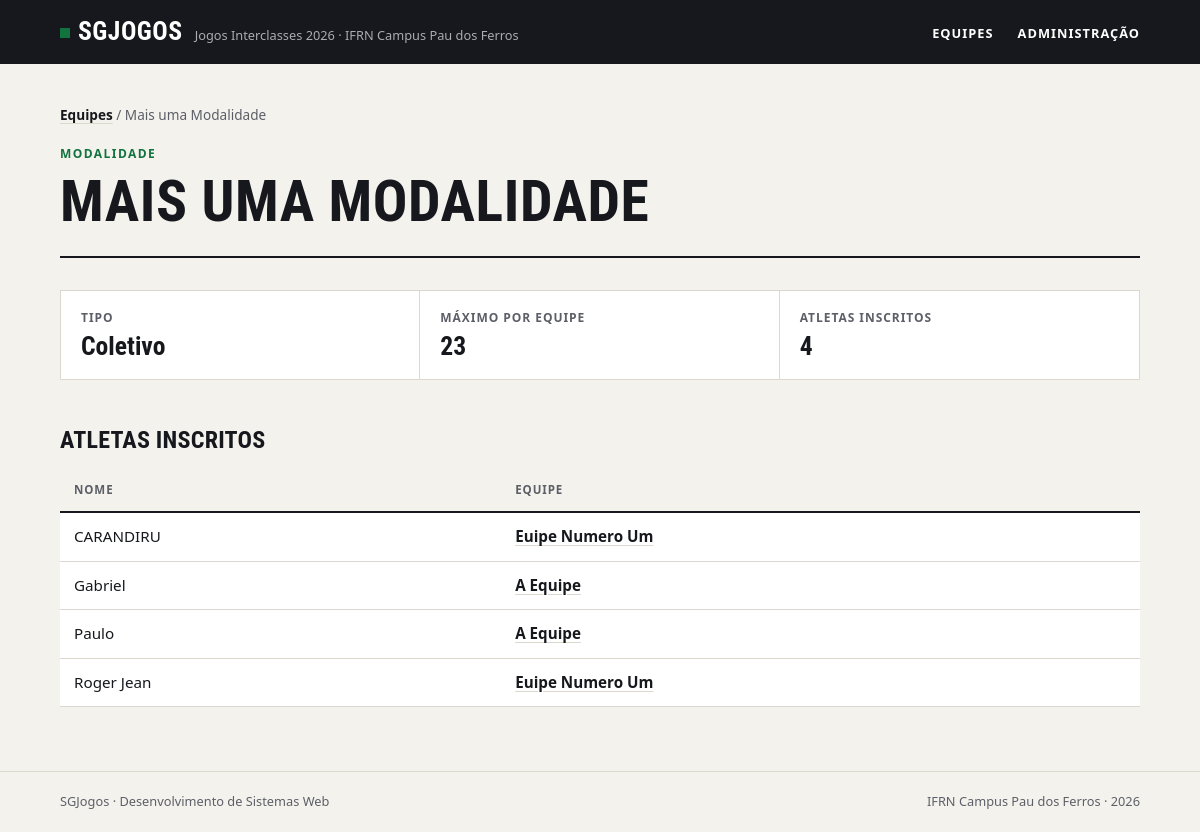
Screenshot of /modalidades/3/ with the database file from the repository.
### jogos/models.py (models this page shows, shortened)
class Modalidade(models.Model):
    nome = models.CharField(max_length=100, unique=True)
    tipo = models.CharField(choices=[("individual", "Individual"), ("coletivo", "Coletivo")], default="individual", max_length=20)
    max_atletas = models.PositiveIntegerField()
    class Meta:
        verbose_name = "modalidade"
        verbose_name_plural = "modalidades"
        ordering = ["nome"]

class Atleta(models.Model):
    nome = models.CharField(max_length=100)
    matricula = models.CharField(max_length=50, unique=True)
    data_nascimento = models.DateField()
    equipe = models.ForeignKey(
        Equipe,
        on_delete=models.PROTECT,
        related_name="atletas",
    )
    modalidades = models.ManyToManyField(
        Modalidade,
        related_name="atletas",
        blank=True,
    )
    class Meta:
        verbose_name = "atleta"
        verbose_name_plural = "atletas"
        ordering = ["nome"]

class Equipe(models.Model):
    nome = models.CharField(max_length=100, unique=True)
    curso = models.CharField(max_length=100)
    cor = models.CharField(max_length=100)
    criada_em = models.DateTimeField(auto_now_add=True)
    class Meta:
        verbose_name = "equipe"
        verbose_name_plural = "equipes"
        ordering = ["nome"]

### jogos/views.py (the view)
# urls.py: path("modalidades/<int:id>/", views.modalidade, name="modalidade"),
def modalidade(request, id):
    modalidade = get_object_or_404(
        Modalidade.objects.annotate(total_atletas=Count("atletas", distinct=True)),
        pk=id,
    )
    atletas = (
        Atleta.objects.filter(modalidades=modalidade)
        .select_related("equipe")
        .prefetch_related("modalidades")
        .distinct()
        .order_by("nome")
    )
    return render(request, "jogos/modalidade.html", {"modalidade": modalidade, "atletas": atletas})

### jogos/templates/jogos/modalidade.html (shortened to what this page needs)
{% extends "jogos/base.html" %}
{% block conteudo %}
<nav class="trilha"><a href="{% url 'jogos:index' %}">Equipes</a> / {{ modalidade.nome }}</nav>
<header class="topo">
    <span class="sobretitulo">Modalidade</span>
    <h1>{{ modalidade.nome }}</h1>
</header>
<dl class="numeros">
    <div>
        <dt>Tipo</dt>
        <dd>{{ modalidade.get_tipo_display }}</dd>
    </div>
    <div>
        <dt>Máximo por equipe</dt>
        <dd>{{ modalidade.max_atletas }}</dd>
    </div>
    <div>
        <dt>Atletas inscritos</dt>
        <dd>{{ modalidade.total_atletas }}</dd>
    </div>
</dl>
<h2>Atletas inscritos</h2>
<div class="tabela">
    <table>
        <thead>
            <tr>
                <th>Nome</th>
                <th>Equipe</th>
            </tr>
        </thead>
        <tbody>
            {% for atleta in atletas %}
                <tr>
                    <td>{{ atleta.nome }}</td>
                    <td><a href="{% url 'jogos:equipe' atleta.equipe.id %}">{{ atleta.equipe.nome }}</a></td>
                </tr>
            {% empty %}
                <tr>
                    <td class="vazio" colspan="2">Nenhum atleta inscrito nesta modalidade.</td>
                </tr>
            {% endfor %}
        </tbody>
    </table>
</div>
{% endblock %}

### css/style.css (style rules this page uses)
:root { --papel: #f4f2ed; --branco: #ffffff; --tinta: #16181d; --tinta-suave: #5c5f67; --linha: #dcd8ce; --verde: #12733f; --verde-claro: #e2efe6; --fonte-texto: system-ui, -apple-system, "Segoe UI", Roboto, Ubuntu, "Helvetica Neue", Arial, sans-serif; --fonte-titulo: "Bahnschrift SemiCondensed", "Bahnschrift", "Avenir Next Condensed", "Roboto Condensed", "Ubuntu Condensed", "Arial Narrow", var(--fonte-texto); }
*, *::before, *::after { box-sizing: border-box; }
* { margin: 0; padding: 0; }
body { min-height: 100vh; display: flex; flex-direction: column; background: var(--papel); color: var(--tinta); font-family: var(--fonte-texto); font-size: 1rem; line-height: 1.55; -webkit-font-smoothing: antialiased; }
a { color: inherit; }
h1, h2, h3 { font-family: var(--fonte-titulo); font-stretch: condensed; font-weight: 700; line-height: 1.05; text-transform: uppercase; letter-spacing: 0.01em; }
.topo { padding-bottom: 24px; margin-bottom: 32px; border-bottom: 2px solid var(--tinta); }
.sobretitulo { display: block; margin-bottom: 8px; color: var(--verde); font-size: 0.75rem; font-weight: 700; letter-spacing: 0.12em; text-transform: uppercase; }
h1 { font-size: clamp(2.2rem, 6vw, 3.6rem); }
h2 { margin: 48px 0 16px; font-size: 1.5rem; }
.trilha { margin-bottom: 20px; color: var(--tinta-suave); font-size: 0.85rem; }
.trilha a { color: var(--tinta); font-weight: 600; text-decoration-color: var(--linha); text-underline-offset: 3px; }
.numeros { display: grid; grid-template-columns: repeat(auto-fit, minmax(180px, 1fr)); border: 1px solid var(--linha); background: var(--branco); }
.numeros div { padding: 18px 20px; border-right: 1px solid var(--linha); }
.numeros div:last-child { border-right: none; }
.numeros dt { color: var(--tinta-suave); font-size: 0.75rem; font-weight: 700; letter-spacing: 0.08em; text-transform: uppercase; }
.numeros dd { margin-top: 4px; font-family: var(--fonte-titulo); font-stretch: condensed; font-size: 1.6rem; font-weight: 700; line-height: 1.15; font-variant-numeric: tabular-nums; overflow-wrap: anywhere; }
.tabela { overflow-x: auto; }
table { width: 100%; border-collapse: collapse; background: var(--branco); font-size: 0.95rem; font-variant-numeric: tabular-nums; }
th, td { padding: 12px 14px; border-bottom: 1px solid var(--linha); text-align: left; vertical-align: top; }
th { border-bottom: 2px solid var(--tinta); background: var(--papel); color: var(--tinta-suave); font-size: 0.72rem; font-weight: 700; letter-spacing: 0.08em; text-transform: uppercase; }
td a { font-weight: 600; text-decoration-color: var(--linha); text-underline-offset: 3px; }

### rows the page displays
Modalidade: nome "Mais uma Modalidade", nome "MAIS UMA MODALIDADE", tipo "Coletivo", max_atletas "23", total_atletas "4"
Atleta: nome "CARANDIRU", equipe.nome "Euipe Numero Um"
Atleta: nome "Gabriel", equipe.nome "A Equipe"
Atleta: nome "Paulo", equipe.nome "A Equipe"
Atleta: nome "Roger Jean", equipe.nome "Euipe Numero Um"
